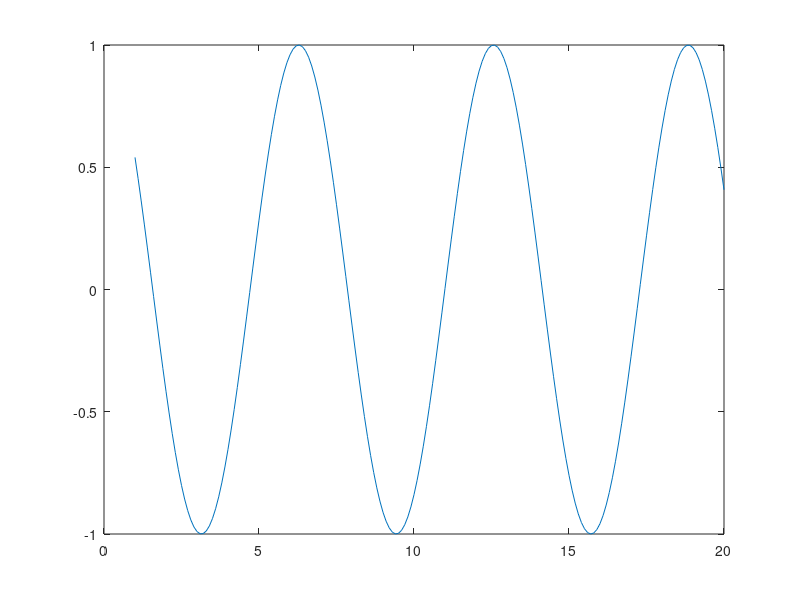

This figure's MATLAB source:
% -*- mode: matlab; compile-command: "/Applications/MATLAB_R2014a.app/bin/matlab -nodesktop -nosplash -r a "; -*-



for i = 1:10
    disp(i)
end


x = 1:0.1:20;
plot(x, cos(x))
% exit
